Frame 1 (no input): blank canvas, image omitted
Frame 60 (the mouse pressed at the canvas centre just before this capture): blank canvas, image omitted
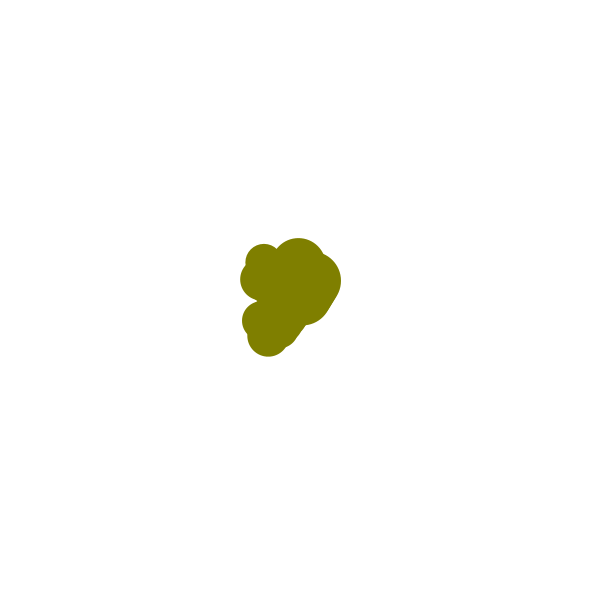
Frame 120 (the mouse held since frame 60 and released just before this capture)

The Processing sketch whose frames 1 and 60 were blank and that drew this single picture after the mouse press (run headless with seeded random() and noise(); from frame 60 on, the mouse is pressed at the canvas centre):

// Processing sketch: sketch_181107c
// ── sketch_181107c.pde
// code 1 FA 18
// bryan ma

// color variable as class field

// this sketch uses a basic ball or particle-type behavior
// to create a "painting" kind of effect. while the mouse is 
// pressed, a new instance is created every five frames. 

// change the class definition of "Brushstroke" to have a 
// color field. Then change the constructor arguments to accept 
// a color argument, which should set the object's color field. 

// finally, update the line of code which creates new brushstrokes
// to accept a color value. try using a color value which maps to 
// the position of the mouse on the screen. see the example gif
// to get an idea.

Brushstroke b;
int r, g, bb;

void setup() {
  size(600, 600);
  noStroke();
  background(255);
}

void draw() {
  r = int(map(mouseX, 0, width, 0, 255));
  g = int(map(mouseY, 0, height, 0, 255));
  bb = int(dist(mouseX, mouseY, width/2, height/2));
  if (mousePressed) {
    if (frameCount % 5 == 0) {
      b = new Brushstroke(mouseX, mouseY);
    }

    if (b != null) {
      b.update();
      b.display();
    }
  }
}


class Brushstroke {
  float x, y;
  float vx, vy;
  float siz;
  float lifetime = 10;

  Brushstroke(float x, float y) {
    this.x = x;
    this.y = y;
    vx = random(-8, 8);
    vy = random(-8, 8);
    siz = random(30, 60);
  }

  void update() {
    x += vx;
    y += vy;
  }

  void display() {
    fill(r, g, bb);
    noStroke();
    ellipse(x, y, siz, siz);
  }
}
